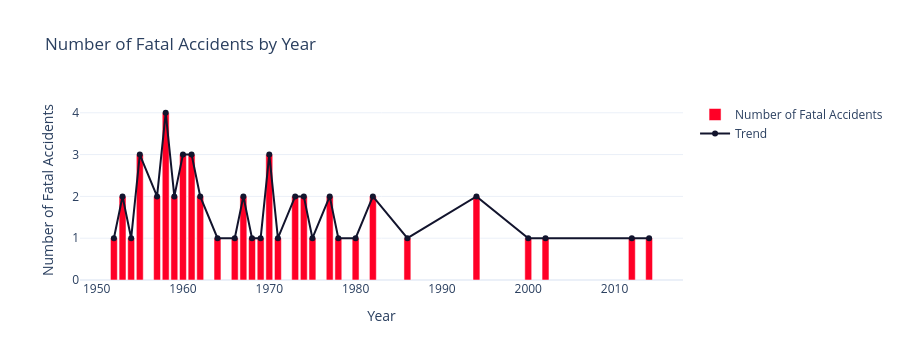

Notebook source saved alongside this figure:
### Markdown cell above
## Fatal Accidents

### Code cell
# fatal accidents per year
fatalities_per_year = fatal_accidents_drivers["Year"].value_counts().sort_index()

# prepare x and y values
years = fatalities_per_year.index.tolist()
counts = fatalities_per_year.values.tolist()

# create figure
fig = go.Figure()

# add bar trace
fig.add_trace(go.Bar(
    x=years,
    y=counts,
    name='Number of Fatal Accidents',
    marker_color="#FF0026"
))

# add line trace
fig.add_trace(go.Scatter(
    x=years,
    y=counts,
    name='Trend',
    mode='lines+markers',
    line=dict(color="#12142D", width=2)
))

# add titles and update layout
fig.update_layout(
    title='Number of Fatal Accidents by Year',
    xaxis_title='Year',
    yaxis_title='Number of Fatal Accidents',
    template='plotly_white'
)

### Figure 1 — Plotly figure (JSON) as saved in the notebook; plotly's stock layout.template omitted (floating-point values rounded to 4 significant figures)
{"data": [{"marker": {"color": "#FF0026"}, "name": "Number of Fatal Accidents", "type": "bar", "x": [1952, 1953, 1954, 1955, 1957, 1958, 1959, 1960, 1961, 1962, 1964, 1966, 1967, 1968, 1969, 1970, 1971, 1973, 1974, 1975, 1977, 1978, 1980, 1982, 1986, 1994, 2000, 2002, 2012, 2014], "y": [1, 2, 1, 3, 2, 4, 2, 3, 3, 2, 1, 1, 2, 1, 1, 3, 1, 2, 2, 1, 2, 1, 1, 2, 1, 2, 1, 1, 1, 1]}, {"line": {"color": "#12142D", "width": 2}, "mode": "lines+markers", "name": "Trend", "type": "scatter", "x": [1952, 1953, 1954, 1955, 1957, 1958, 1959, 1960, 1961, 1962, 1964, 1966, 1967, 1968, 1969, 1970, 1971, 1973, 1974, 1975, 1977, 1978, 1980, 1982, 1986, 1994, 2000, 2002, 2012, 2014], "y": [1, 2, 1, 3, 2, 4, 2, 3, 3, 2, 1, 1, 2, 1, 1, 3, 1, 2, 2, 1, 2, 1, 1, 2, 1, 2, 1, 1, 1, 1]}], "layout": {"height": 360, "title": {"text": "Number of Fatal Accidents by Year"}, "xaxis": {"autorange": true, "range": [1948.0, 2018.0], "title": {"text": "Year"}, "type": "linear"}, "yaxis": {"autorange": true, "range": [0, 4.305], "title": {"text": "Number of Fatal Accidents"}, "type": "linear"}}}
